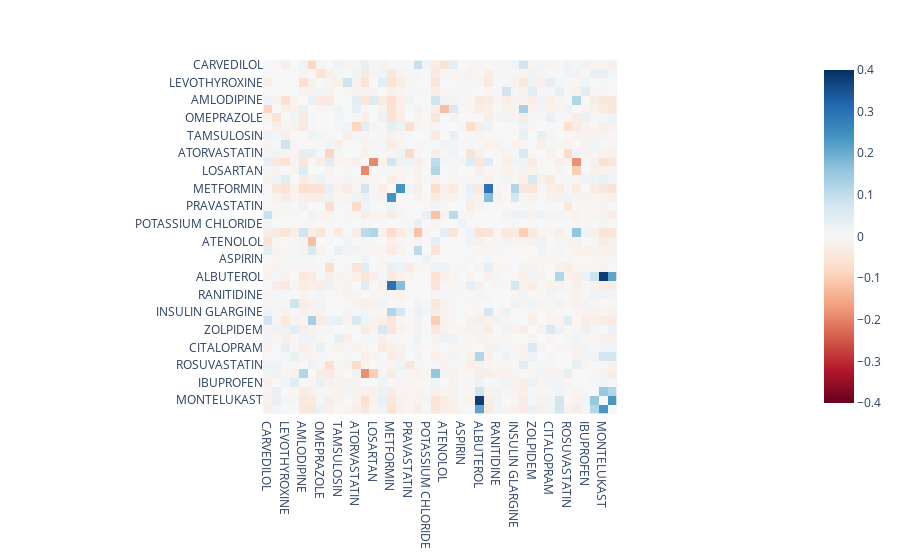
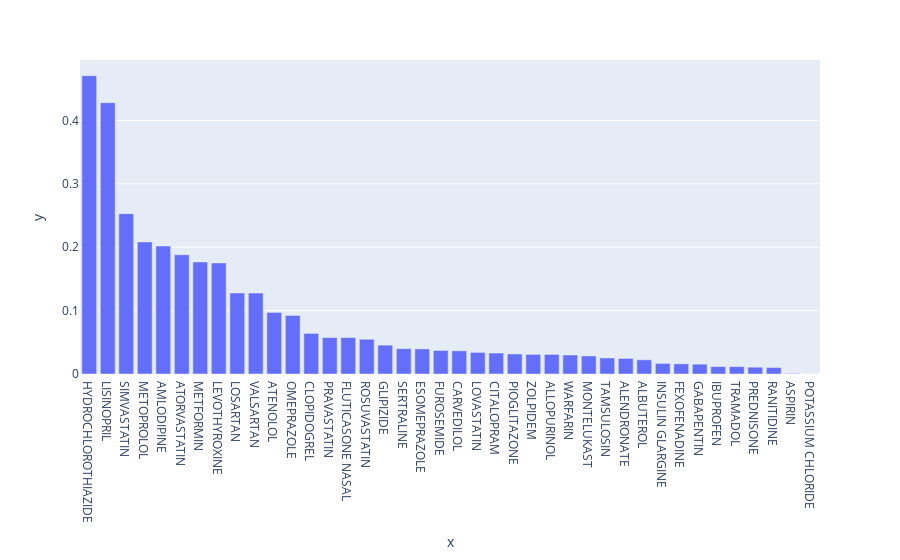

The notebook cell saved with these charts, in order:
### Code cell
corr_with_zero_diag = np.corrcoef(sample, rowvar=False) - np.eye(sample.shape[1])
fig = px.imshow(corr_with_zero_diag, x=drug_names_unique, y=drug_names_unique, zmin=-0.4, zmax=0.4, color_continuous_scale='RdBu')
fig.show()

fig = px.bar(x=drug_names_unique, y=sample.mean(0))
fig.update_xaxes(categoryorder='total descending')
fig.show()

### Figure 1 — Plotly figure (JSON) as saved in the notebook; plotly's stock layout.template omitted (floating-point values rounded to 4 significant figures; data arrays with more than 128 entries replaced by an {"elided": "..."} marker saying what was removed)
{"data": [{"coloraxis": "coloraxis", "hovertemplate": "x: %{x}<br>y: %{y}<br>color: %{z}<extra></extra>", "name": "0", "type": "heatmap", "x": ["CARVEDILOL", "ESOMEPRAZOLE", "LEVOTHYROXINE", "TRAMADOL", "AMLODIPINE", "METOPROLOL", "OMEPRAZOLE", "SIMVASTATIN", "TAMSULOSIN", "ALENDRONATE", "ATORVASTATIN", "LISINOPRIL", "LOSARTAN", "SERTRALINE", "METFORMIN", "PIOGLITAZONE", "PRAVASTATIN", "FUROSEMIDE", "POTASSIUM CHLORIDE", "HYDROCHLOROTHIAZIDE", "ATENOLOL", "WARFARIN", "ASPIRIN", "LOVASTATIN", "ALBUTEROL", "GLIPIZIDE", "RANITIDINE", "GABAPENTIN", "INSULIN GLARGINE", "CLOPIDOGREL", "ZOLPIDEM", "ALLOPURINOL", "CITALOPRAM", "PREDNISONE", "ROSUVASTATIN", "VALSARTAN", "IBUPROFEN", "FEXOFENADINE", "MONTELUKAST", "FLUTICASONE NASAL"], "xaxis": "x", "y": ["CARVEDILOL", "ESOMEPRAZOLE", "LEVOTHYROXINE", "TRAMADOL", "AMLODIPINE", "METOPROLOL", "OMEPRAZOLE", "SIMVASTATIN", "TAMSULOSIN", "ALENDRONATE", "ATORVASTATIN", "LISINOPRIL", "LOSARTAN", "SERTRALINE", "METFORMIN", "PIOGLITAZONE", "PRAVASTATIN", "FUROSEMIDE", "POTASSIUM CHLORIDE", "HYDROCHLOROTHIAZIDE", "ATENOLOL", "WARFARIN", "ASPIRIN", "LOVASTATIN", "ALBUTEROL", "GLIPIZIDE", "RANITIDINE", "GABAPENTIN", "INSULIN GLARGINE", "CLOPIDOGREL", "ZOLPIDEM", "ALLOPURINOL", "CITALOPRAM", "PREDNISONE", "ROSUVASTATIN", "VALSARTAN", "IBUPROFEN", "FEXOFENADINE", "MONTELUKAST", "FLUTICASONE NASAL"], "yaxis": "y", "z": {"elided": "40x40 float values"}}], "layout": {"coloraxis": {"cmax": 0.4, "cmin": -0.4, "colorscale": [[0, "rgb(103,0,31)"], [0.1, "rgb(178,24,43)"], [0.2, "rgb(214,96,77)"], [0.3, "rgb(244,165,130)"], [0.4, "rgb(253,219,199)"], [0.5, "rgb(247,247,247)"], [0.6, "rgb(209,229,240)"], [0.7, "rgb(146,197,222)"], [0.8, "rgb(67,147,195)"], [0.9, "rgb(33,102,172)"], [1, "rgb(5,48,97)"]]}, "margin": {"t": 60}, "xaxis": {"anchor": "y", "constrain": "domain", "domain": [0, 1], "scaleanchor": "y"}, "yaxis": {"anchor": "x", "autorange": "reversed", "constrain": "domain", "domain": [0, 1]}}}

### Figure 2 — Plotly figure (JSON) as saved in the notebook; plotly's stock layout.template omitted (floating-point values rounded to 4 significant figures)
{"data": [{"hovertemplate": "x=%{x}<br>y=%{y}<extra></extra>", "legendgroup": "", "marker": {"color": "#636efa", "pattern": {"shape": ""}}, "name": "", "orientation": "v", "showlegend": false, "textposition": "auto", "type": "bar", "x": ["CARVEDILOL", "ESOMEPRAZOLE", "LEVOTHYROXINE", "TRAMADOL", "AMLODIPINE", "METOPROLOL", "OMEPRAZOLE", "SIMVASTATIN", "TAMSULOSIN", "ALENDRONATE", "ATORVASTATIN", "LISINOPRIL", "LOSARTAN", "SERTRALINE", "METFORMIN", "PIOGLITAZONE", "PRAVASTATIN", "FUROSEMIDE", "POTASSIUM CHLORIDE", "HYDROCHLOROTHIAZIDE", "ATENOLOL", "WARFARIN", "ASPIRIN", "LOVASTATIN", "ALBUTEROL", "GLIPIZIDE", "RANITIDINE", "GABAPENTIN", "INSULIN GLARGINE", "CLOPIDOGREL", "ZOLPIDEM", "ALLOPURINOL", "CITALOPRAM", "PREDNISONE", "ROSUVASTATIN", "VALSARTAN", "IBUPROFEN", "FEXOFENADINE", "MONTELUKAST", "FLUTICASONE NASAL"], "xaxis": "x", "y": [0.03657, 0.03955, 0.1752, 0.01165, 0.2018, 0.2083, 0.09231, 0.253, 0.02534, 0.02458, 0.1881, 0.428, 0.1279, 0.03997, 0.1767, 0.03162, 0.05747, 0.0371, 0.00018, 0.4706, 0.0972, 0.03001, 0.00094, 0.03409, 0.02241, 0.04552, 0.01016, 0.01553, 0.01668, 0.06406, 0.03095, 0.03088, 0.03309, 0.01074, 0.0548, 0.1277, 0.01172, 0.01599, 0.02848, 0.05744], "yaxis": "y"}], "layout": {"barmode": "relative", "legend": {"tracegroupgap": 0}, "margin": {"t": 60}, "xaxis": {"anchor": "y", "categoryorder": "total descending", "domain": [0, 1], "title": {"text": "x"}}, "yaxis": {"anchor": "x", "domain": [0, 1], "title": {"text": "y"}}}}
